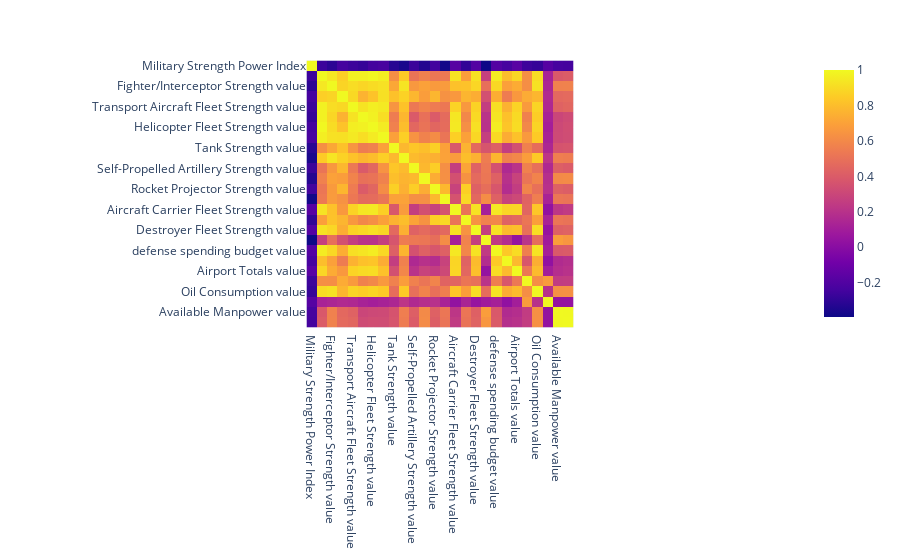

Notebook source saved alongside this figure:
### Code cell
fig = px.imshow(value_df.corr())
fig.show()

### Figure 1 — Plotly figure (JSON) as saved in the notebook; plotly's stock layout.template omitted (floating-point values rounded to 4 significant figures; data arrays with more than 128 entries replaced by an {"elided": "..."} marker saying what was removed)
{"data": [{"coloraxis": "coloraxis", "hovertemplate": "x: %{x}<br>y: %{y}<br>color: %{z}<extra></extra>", "name": "0", "type": "heatmap", "x": ["Military Strength Power Index", "Aircraft Strength value", "Fighter/Interceptor Strength value", "Attack Aircraft Strength value", "Transport Aircraft Fleet Strength value", "Trainer Aircraft Fleet value", "Helicopter Fleet Strength value", "Attack Helicopter Fleet Strength value", "Tank Strength value", "AFV/APC Strength value", "Self-Propelled Artillery Strength value", "Towed Artillery Strength value", "Rocket Projector Strength value", "Navy Fleet Strengths value", "Aircraft Carrier Fleet Strength value", "Submarine Fleet Strength value", "Destroyer Fleet Strength value", "Frigate Fleet Strength value", "defense spending budget value", "External Debt value", "Airport Totals value", "Oil Production value", "Oil Consumption value", "Proven Oil Reserves value", "Available Manpower value", "Total Population value"], "xaxis": "x", "y": ["Military Strength Power Index", "Aircraft Strength value", "Fighter/Interceptor Strength value", "Attack Aircraft Strength value", "Transport Aircraft Fleet Strength value", "Trainer Aircraft Fleet value", "Helicopter Fleet Strength value", "Attack Helicopter Fleet Strength value", "Tank Strength value", "AFV/APC Strength value", "Self-Propelled Artillery Strength value", "Towed Artillery Strength value", "Rocket Projector Strength value", "Navy Fleet Strengths value", "Aircraft Carrier Fleet Strength value", "Submarine Fleet Strength value", "Destroyer Fleet Strength value", "Frigate Fleet Strength value", "defense spending budget value", "External Debt value", "Airport Totals value", "Oil Production value", "Oil Consumption value", "Proven Oil Reserves value", "Available Manpower value", "Total Population value"], "yaxis": "y", "z": {"elided": "26x26 float values"}}], "layout": {"coloraxis": {"colorscale": [[0, "#0d0887"], [0.1111, "#46039f"], [0.2222, "#7201a8"], [0.3333, "#9c179e"], [0.4444, "#bd3786"], [0.5556, "#d8576b"], [0.6667, "#ed7953"], [0.7778, "#fb9f3a"], [0.8889, "#fdca26"], [1, "#f0f921"]]}, "margin": {"t": 60}, "xaxis": {"anchor": "y", "constrain": "domain", "domain": [0, 1], "scaleanchor": "y"}, "yaxis": {"anchor": "x", "autorange": "reversed", "constrain": "domain", "domain": [0, 1]}}}
